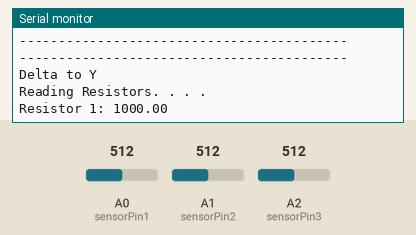
Bench run of a sketch on a simulated Arduino Uno, built with avr-gcc and run on an emulated ATmega328P. Parts: the last lines printed to the serial monitor. The inputs (shaded band) are chosen by the test bench; at power-on: A1 (sensorPin2) = 512, A2 (sensorPin3) = 512, A0 (sensorPin1) = 512.

Above: at 7.8 s.
7.9 s: A1 (sensorPin2) set to 1023
At 11.0 s:
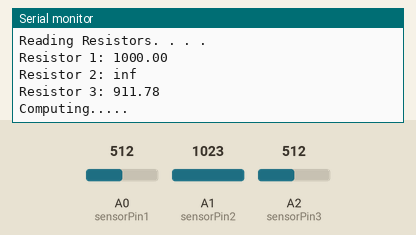
15.5 s: A2 (sensorPin3) set to 1023
At 19.9 s:
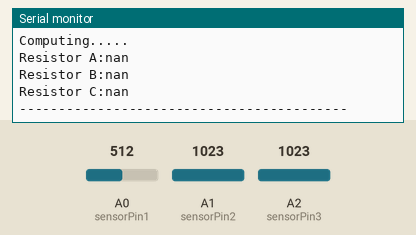
27.7 s: A0 (sensorPin1) set to 716
At 30.1 s:
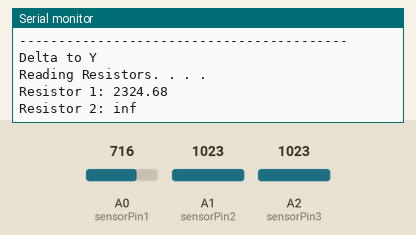
35.3 s: A1 (sensorPin2) set to 900
At 39.0 s:
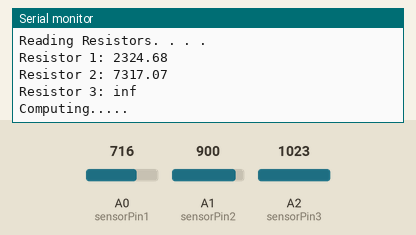
42.9 s: A2 (sensorPin3) set to 900
At 46.9 s:
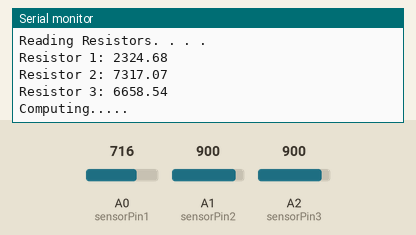
50.5 s: A0 (sensorPin1) set to 900
At 55.5 s:
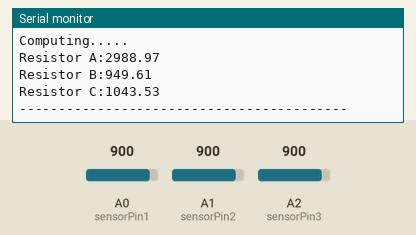
Timing chart, 0 to 57.0 s (numbered marks = the images above; inputs shaded):
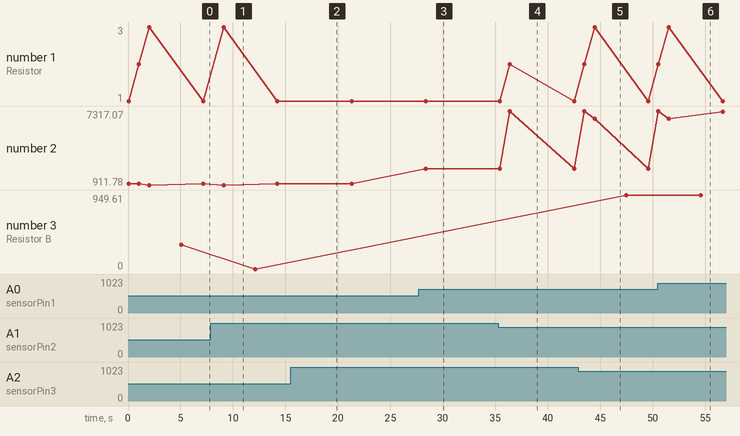

The sketch:

dt0y.ino
```cpp
const int sensorPin1 = A0;
const int sensorPin2 = A1;
const int sensorPin3 = A2;
int sensorValue1 = 0;
int sensorValue2 = 0;
int sensorValue3 = 0;
float Vin = 5;
float Vout1 = 0;
float Vout2 = 0;
float Vout3 = 0;
float Rref1 = 1000;
float Rref2 = 1000;
float Rref3 = 910;
float r1 = 0;
float r2 = 0;
float r3 = 0;
float ra=0,rb=0,rc=0;
void setup ()
{
  Serial.begin(9600);      // Initialize serial communications at 9600 bps
}
void getR1(){
  sensorValue1 = analogRead(sensorPin1);
  Vout1 = (Vin * sensorValue1) / 1024;
  r1 = Rref1 * (1 / ((Vin / Vout1) - 1));
  Serial.print("Resistor 1: ");
  Serial.println(r1);
  delay(1000);
  }
  void getR2(){
  sensorValue2 = analogRead(sensorPin2);
  Vout2 = (Vin * sensorValue2) / 1023;
  r2 = Rref2 * (1 / ((Vin / Vout2) - 1));
  Serial.print("Resistor 2: ");
  Serial.println(r2);                     // Give calculated resistance in Serial Monitor
  delay(1000);
  }
  void getR3(){
  sensorValue3 = analogRead(sensorPin3);
  Vout3 = (Vin * sensorValue3) / 1023;
  r3 = Rref3 * (1 / ((Vin / Vout3) - 1));
  Serial.print("Resistor 3: ");
  Serial.println(r3);                     // Give calculated resistance in Serial Monitor
    delay(1000);
  }
void loop ()
{
  Serial.println("------------------------------------------");
  Serial.println("Delta to Y");
  Serial.println("Reading Resistors. . . . ");
  getR1();
  getR2();
  getR3();
  Serial.println("Computing.....");
  delay(2000);
   ra=(r2*r3)/(r1+r2+r3);
   rb=(r3*r1)/(r1+r2+r3);
    rc=(r1*r2)/(r1+r2+r3);
    Serial.print("Resistor A:");
    Serial.println(ra);
    Serial.print("Resistor B:");
    Serial.println(rb);
    Serial.print("Resistor C:");
    Serial.println(rc);
    Serial.println("------------------------------------------");
delay(2000);
}
```

Measured:
- after the input at 7.9 s, the serial monitor: prints a new line after 0.22 s (image 1)
- after the input at 15.5 s, the serial monitor: prints a new line after 0.69 s (image 2)
- after the input at 27.7 s, the serial monitor: prints a new line after 0.68 s (image 3)
- after the input at 35.3 s, the serial monitor: prints a new line after 1.1 s (image 4)
- after the input at 42.9 s, the serial monitor: prints a new line after 1.6 s (image 5)
- plotted number 2: 1000 → 2324.68 after the input at 27.7 s
- plotted number 3: 312.92 → 0 after the input at 7.9 s, 0 → 949.61 after the input at 42.9 s
